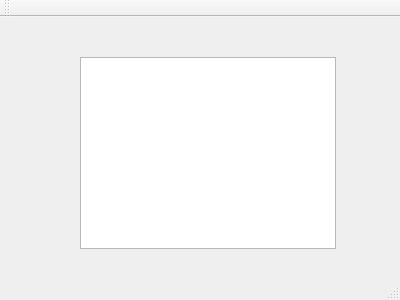
<?xml version="1.0" encoding="UTF-8"?>
<ui version="4.0">
 <class>tech_page</class>
 <widget class="QMainWindow" name="tech_page">
  <property name="geometry">
   <rect>
    <x>0</x>
    <y>0</y>
    <width>400</width>
    <height>300</height>
   </rect>
  </property>
  <property name="windowTitle">
   <string>tech_page</string>
  </property>
  <widget class="QWidget" name="centralWidget">
   <widget class="QTableWidget" name="tableWidget">
    <property name="geometry">
     <rect>
      <x>80</x>
      <y>40</y>
      <width>256</width>
      <height>192</height>
     </rect>
    </property>
   </widget>
  </widget>
  <widget class="QMenuBar" name="menuBar">
   <property name="geometry">
    <rect>
     <x>0</x>
     <y>0</y>
     <width>400</width>
     <height>23</height>
    </rect>
   </property>
  </widget>
  <widget class="QToolBar" name="mainToolBar">
   <attribute name="toolBarArea">
    <enum>TopToolBarArea</enum>
   </attribute>
   <attribute name="toolBarBreak">
    <bool>false</bool>
   </attribute>
  </widget>
  <widget class="QStatusBar" name="statusBar"/>
 </widget>
 <layoutdefault spacing="6" margin="11"/>
 <resources/>
 <connections/>
</ui>
